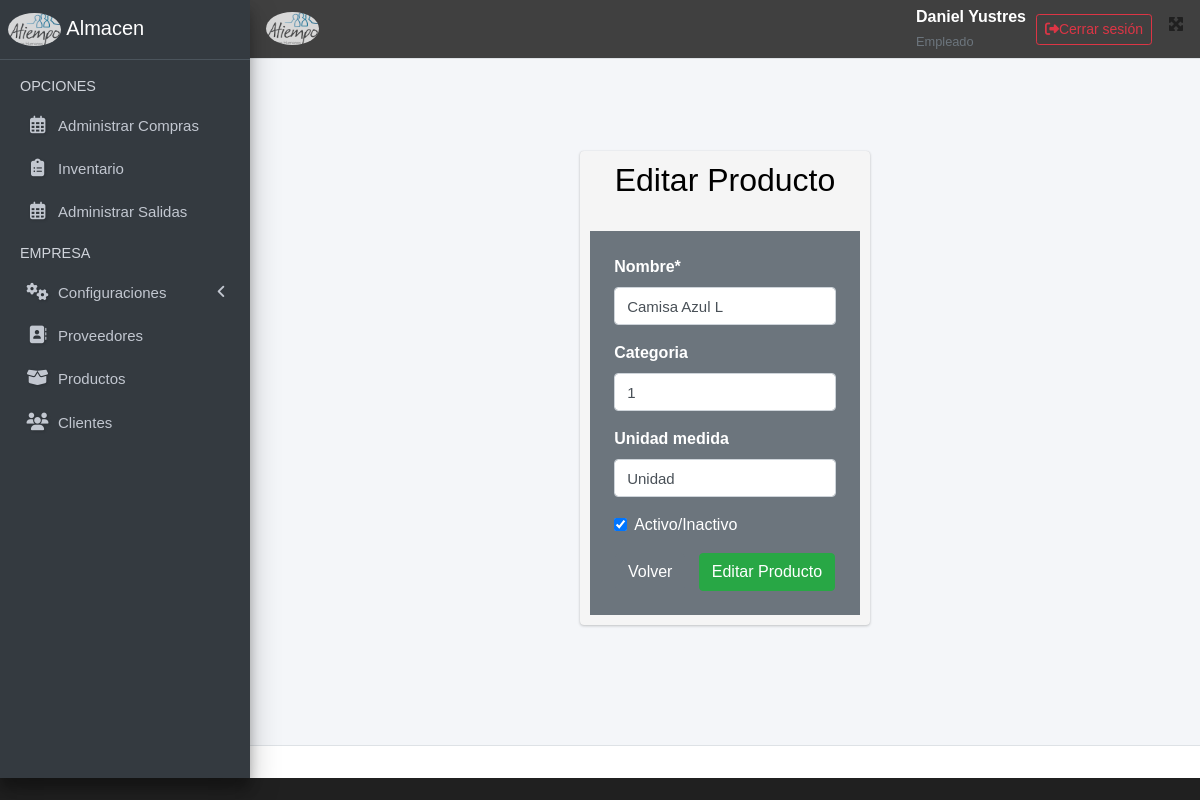
The page /modificar_producto/1/ (signed in) on the database its author committed.
### applications/usuarios/models.py (models this page shows, shortened)
class Usuario(AbstractUser):
    rol_choices = [
        ('admin', 'Administrador'),
        ('empleado', 'Empleado'),
        ('gerente', 'Gerente'),
    ]
    estado_choices = [
        ('activo', 'Activo'),
        ('inactivo', 'Inactivo'),
    ]
    rol = models.CharField(max_length=10, choices=rol_choices, default='empleado')
    estado = models.CharField(max_length=10, choices=estado_choices, default='activo')  # Cambiado a CharField
    fecha_creacion = models.DateTimeField(auto_now_add=True)
    class Meta:
        verbose_name = 'Usuario'
        verbose_name_plural = 'Usuarios'

### applications/productos/models.py (models this page shows, shortened)
class Producto(models.Model):
    id_producto = models.AutoField(primary_key=True)
    nombre = models.CharField(max_length=255)
    categoria = models.ForeignKey(Categoria, on_delete=models.SET_NULL, null=True, blank=True)
    id_usuario = models.ForeignKey(settings.AUTH_USER_MODEL, on_delete=models.SET_NULL, null=True, blank=True, related_name='productos_creados')
    fecha_creacion = models.DateTimeField(auto_now_add=True)
    fecha_edicion = models.DateTimeField(auto_now=True)
    usuario_edita = models.ForeignKey(settings.AUTH_USER_MODEL, on_delete=models.SET_NULL, null=True, blank=True, related_name='productos_editados')
    activo = models.BooleanField(default=True, verbose_name="Activo/Inactivo")
    unidad_medida = models.CharField(max_length=100, choices=unidadMedida, null=True, blank=True )
    stock = models.IntegerField(default=0)
    costo = models.DecimalField(max_digits=10, decimal_places=2, default=0.00)
    class Meta:
        verbose_name = "Producto"
        verbose_name_plural = "Productos"
    def __init__(self, *args, **kwargs):
        super().__init__(*args, **kwargs)

### applications/productos/views.py (the view, shortened to what this page needs)
# urls.py: path('modificar_producto/<int:id>/', views.modificar_producto, name='modificar_producto'),  # Aquí debe estar 'productos'
@login_required(login_url='login_usuario')
def modificar_producto(request, id):
    producto = get_object_or_404(Producto, id_producto=id)
    data = {
        'form': ProductoFormEdit(instance=producto)
    }
    return render(request, 'editarProducto.html', data)

### applications/productos/forms.py
class ProductoFormEdit(forms.ModelForm):
    class Meta:
        model = Producto
        fields = ['nombre', 'categoria', 'unidad_medida', 'activo']  # Los campos que deseas permitir editar
        widgets = {
            'categoria': Select2Widget(attrs={'class': 'form-control text-black', 'data-placeholder': 'Selecciona una Categoria'}),
            'unidad_medida': Select2Widget(attrs={'class': 'form-control text-black', 'data-placeholder': 'Selecciona una Unidad'}),
        }
    def __init__(self, *args, categorias_choices=None, **kwargs):
        super().__init__(*args, **kwargs)

### templates/editarProducto.html (shortened to what this page needs)
{% extends 'layouts/base.html' %}
{% block content %}
{% load crispy_forms_tags %}
<div class="container">
  <br>
  <br>
  <div class="row">
    <div class="col-12 col-md-4 offset-md-4">
      <br>
      <div class="card">
        <div class="cadr-body">
          <h2 class="text-center">Editar Producto</h2>
          <br>
          <form method="POST" class="bg-secondary p-4">
            {{ form | crispy }}
            <div class="text-center mt-3">
              <a href="{% url 'productos' %}" class="btn btn-secondary">
                Volver
              </a>
              <button class="btn btn-success" type="submit">Editar Producto</button>
            </div>
          </form>
        </div>
      </div>
    </div>
  </div>
</div>
{% endblock  %}

### templates/layouts/base.html (shortened to what this page needs)
{% load static %}
<!DOCTYPE html>
<html lang="en">
<head>
  <link rel="stylesheet" href="{% static 'lib/adminlite/plugins/fontawesome-free/css/all.min.css' %}">
  <link rel="stylesheet"
    href="{% static 'lib/adminlite/plugins/tempusdominus-bootstrap-4/css/tempusdominus-bootstrap-4.min.css' %}">
  <link rel="stylesheet" href="{% static 'lib/adminlite/plugins/icheck-bootstrap/icheck-bootstrap.min.css' %}">
  <link rel="stylesheet" href="{% static 'lib/adminlite/plugins/jqvmap/jqvmap.min.css' %}">
  <link rel="stylesheet" href="{% static 'lib/adminlite/css/adminlte.min.css' %}">
  <link rel="stylesheet" href="{% static 'lib/adminlite/plugins/overlayScrollbars/css/OverlayScrollbars.min.css' %}">
  <link rel="stylesheet" href="{% static 'lib/adminlite/plugins/daterangepicker/daterangepicker.css' %}">
  <link rel="stylesheet" href="{% static 'lib/adminlite/plugins/summernote/summernote-bs4.min.css' %}">
  <link rel="stylesheet" href="{% static 'index/css/main.css' %}">
    <link rel="stylesheet" href="https://cdn.datatables.net/1.13.6/css/dataTables.bootstrap5.min.css">
    <link rel="stylesheet" href="https://cdn.datatables.net/buttons/2.4.2/css/buttons.bootstrap5.min.css">
    <link rel="stylesheet" href="https://cdnjs.cloudflare.com/ajax/libs/font-awesome/6.7.2/css/all.min.css">
    <link href="https://cdn.jsdelivr.net/npm/select2@4.1.0-rc.0/dist/css/select2.min.css" rel="stylesheet" />
    <link rel="stylesheet" href="{% static 'styles/main.css' %}">
  <link rel="stylesheet" href="{% static 'jquery-ui/jquery-ui.min.css' %}">
</head>
<body >
  <div class="wrapper">
    <nav class="main-header navbar navbar-expand navbar-white navbar-light">
      <ul class="navbar-nav">
        <li class="nav-item">
          <a class="nav-link brand-link" style="margin-top: -20px;" data-widget="pushmenu" href="#" role="button"> <img src="{% static 'index/img/logoAtiempo.png' %}" alt="Logo" class="brand-image img-circle "
            style="opacity: .8;"></i></a>
        </li>
      </ul>
      <ul class="navbar-nav ml-auto">
           <div class="d-flex align-items-center justify-content-end gap-3">
  <div class="text-end me-3">
    <strong style="color: white;">{{ request.user.get_full_name|default:request.user.username|capfirst }}</strong><br>
    <small class="text-muted" style="color: white">{{ request.user.rol|capfirst }}</small>
  <br>
  </div>
  <form action="{% url 'logout' %}" method="post" class="d-inline">
    <button style="margin-left: 10px;" type="submit" class="btn btn-outline-danger btn-sm d-flex align-items-center">
      <i class="fas fa-sign-out-alt me-2"></i> Cerrar sesión
    </button>
  </form>
</div>
        <li class="nav-item">
          <a class="nav-link" data-widget="fullscreen" href="#" role="button">
            <i class="fas fa-expand-arrows-alt"></i>
          </a>
        </li>
      </ul>
    </nav>
    <aside class="main-sidebar sidebar-dark-primary elevation-4">
      <a href="/" class="brand-link">
        <img src="{% static 'index/img/logoAtiempo.png' %}" alt="Logo" class="brand-image img-circle "
        style="opacity: .8;">
        <span class="brand-text font-weight-light">Almacen</span>
      </a>
      <div class="sidebar">
        <nav class="mt-2">
          <ul class="nav nav-pills nav-sidebar flex-column" data-widget="treeview" role="menu" data-accordion="false">
            <li class="nav-header">OPCIONES</li>
            <li class="nav-item">
              <a href="{% url 'ordenes_compra' %}" class="nav-link">
                <i class="nav-icon far fa-calendar-alt"></i>
                <p>
                  Administrar Compras
                </p>
              </a>
            </li>
            <li class="nav-item">
              <a href="{% url 'inventario_bodega_list' %}" class="nav-link">
                <i class="nav-icon fa fa-clipboard-list"></i>
                <p>
                  Inventario
                </p>
              </a>
            </li>
            <li class="nav-item">
              <a href="{% url 'ordenes_salida' %}" class="nav-link">
                <i class="nav-icon far fa-calendar-alt"></i>
                <p>
                  Administrar Salidas
                </p>
              </a>
            </li>
            <li class="nav-header">EMPRESA</li>
            <li class="nav-item">
              <a href="#" class="nav-link">
                <i class="nav-icon fas fa-cogs spin"></i>
                <p>
                  Configuraciones
                  <i class="fas fa-angle-left right"></i>
                </p>
              </a>
            </li>
            <li class="nav-item">
              <a href="{% url 'proveedores' %}" class="nav-link">
                <i class="nav-icon fas fa-address-book "></i>
                <p>Proveedores</p>
              </a>
            </li>
            <li class="nav-item">
              <a href="{% url 'productos' %}" class="nav-link">
                <i class="nav-icon fas fa-box-open"></i>
                <p>Productos</p>
              </a>
            </li>
            <li class="nav-item">
              <a href="{% url 'cliente' %}" class="nav-link">
                <i class="nav-icon fa fa-users"></i>
                <p>Clientes</p>
              </a>
            </li>
          </ul>
        </nav>
      </div>
    </aside>
    <div class="content-wrapper">
      <section class="content">
        <div class="container-fluid">
          {% block content %}
          {% endblock %}
        </div>
      </section>
    </div>
    <footer class="main-footer text-center text-primary">
    </footer>
  </div>
</body>
</html>

### applications/ciudades/static/index/css/main.css (style rules this page uses)
p , input[type=text] , input[type=date], input[type=number], input[type=password] { font-weight: 100; font-size: 15px; }
body { font-family: Arial, Helvetica, sans-serif !important; }

### applications/ciudades/static/styles/main.css (style rules this page uses)
body { background: #202020; color: black; }
.navbar { background: #404040; padding: 5px 0; }
.navbar ul { display: flex; justify-content: space-between; }
.navbar ul li { list-style: none; text-decoration: none; }
.navbar ul li a { color: white; }
.container { max-width: 1200px; margin: auto; padding: 20px 10px; }
.card { background: whitesmoke; padding: 10px; margin-bottom: 2px; color: black; }

### templates/layouts/base.html (style rules this page uses)
.nav-icon.spin { animation: spin 2s linear infinite; }
.nav-icon { text-shadow: 1px 1px 3px rgba(0, 0, 0, 0.2); }
.nav-link { transition: transform 0.3s ease; }

### rows shown on the page
Usuario: user.get_full_name "Daniel Yustres", user.rol "Empleado"
Producto: nombre "Camisa Azul L", categoria "1", unidad_medida "Unidad", activo "☑"
